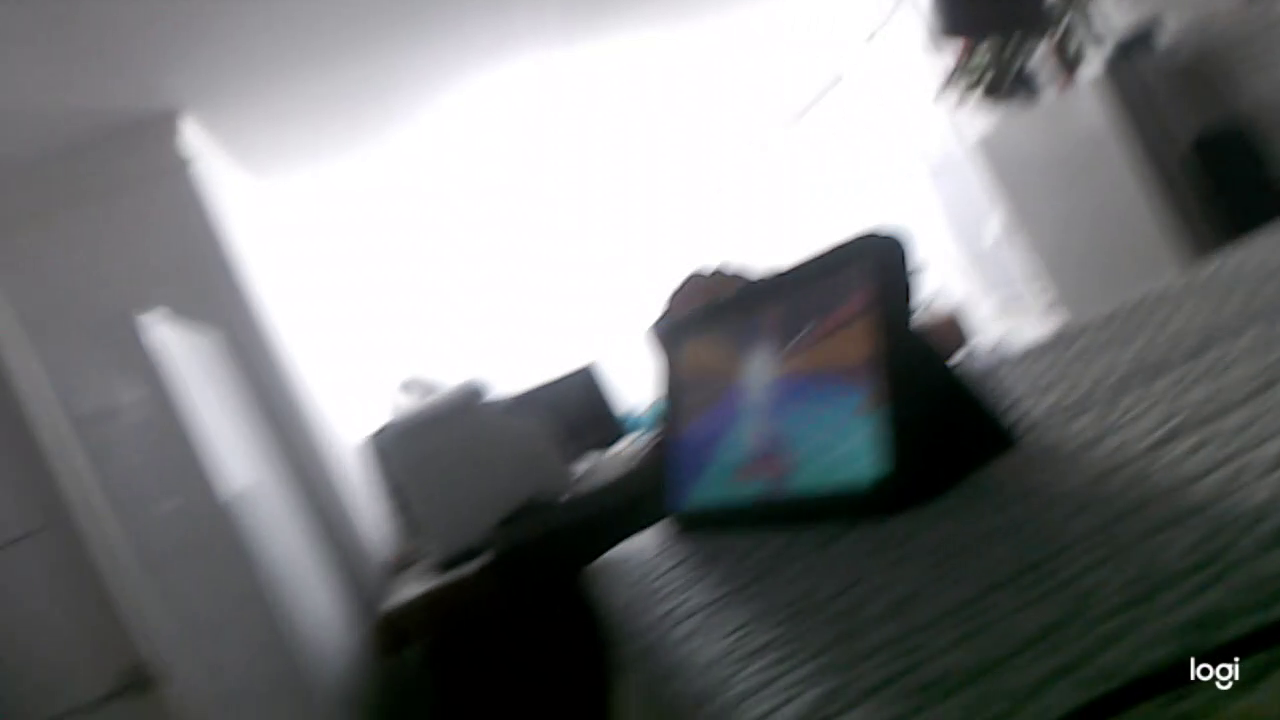
#> input picture frame 36 of testing.mp4, 1280 x 720 px, given in place of angle.mp4, which was not available
$ python play.py
#> lines starting #> are read from the running program, lines starting #| are printed output that depends on the picture; pictures that were not available may be replaced by others from this repository, and a replacement may not be noted
from cv2 import cv2
import numpy as np
vid = cv2.VideoCapture("angle.mp4")

_, prev_frame = vid.read()
#> prev_frame is the input picture: shape (720, 1280, 3); mean B, G, R 124.4, 123.1, 121.3
prev_frame = cv2.cvtColor(prev_frame, cv2.COLOR_BGR2GRAY)
#> prev_frame: shape (720, 1280)


while 1:
    _, frame = vid.read()
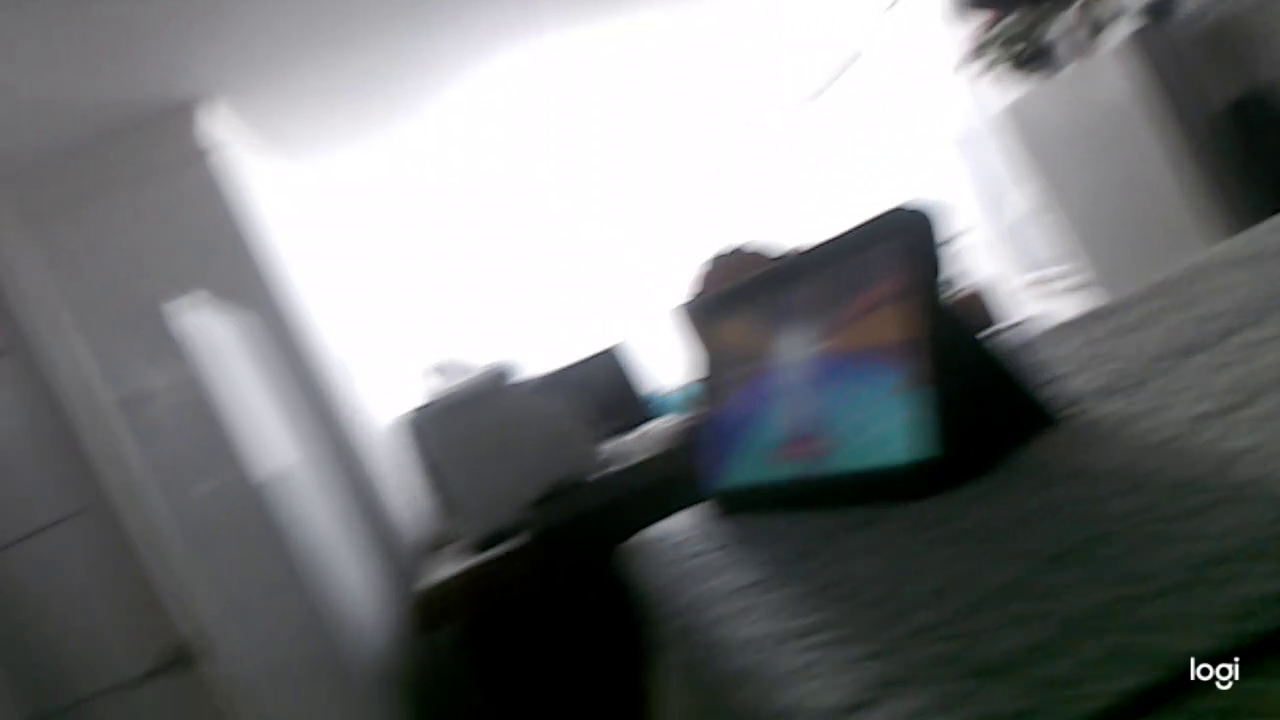
#> input picture frame 37 of testing.mp4, 1280 x 720 px, given in place of angle.mp4, which was not available
#> frame is the input picture: shape (720, 1280, 3); mean B, G, R 121.5, 120.3, 118.4
    frame = cv2.cvtColor(frame, cv2.COLOR_BGR2GRAY)
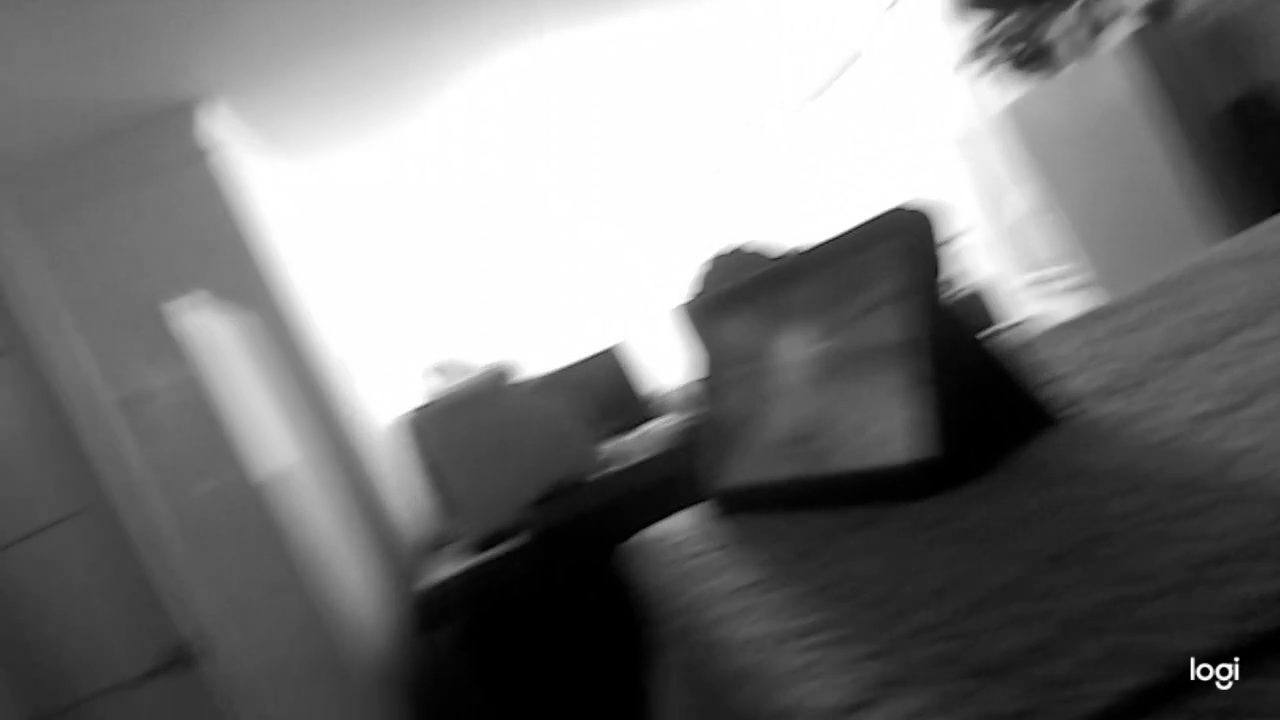
#> frame: shape (720, 1280); min 0, max 255, mean 119.9
    diff = (frame.astype(np.int16) - prev_frame.astype(np.int16))/(1+np.maximum(frame.astype(np.int16), prev_frame.astype(np.int16)))*255
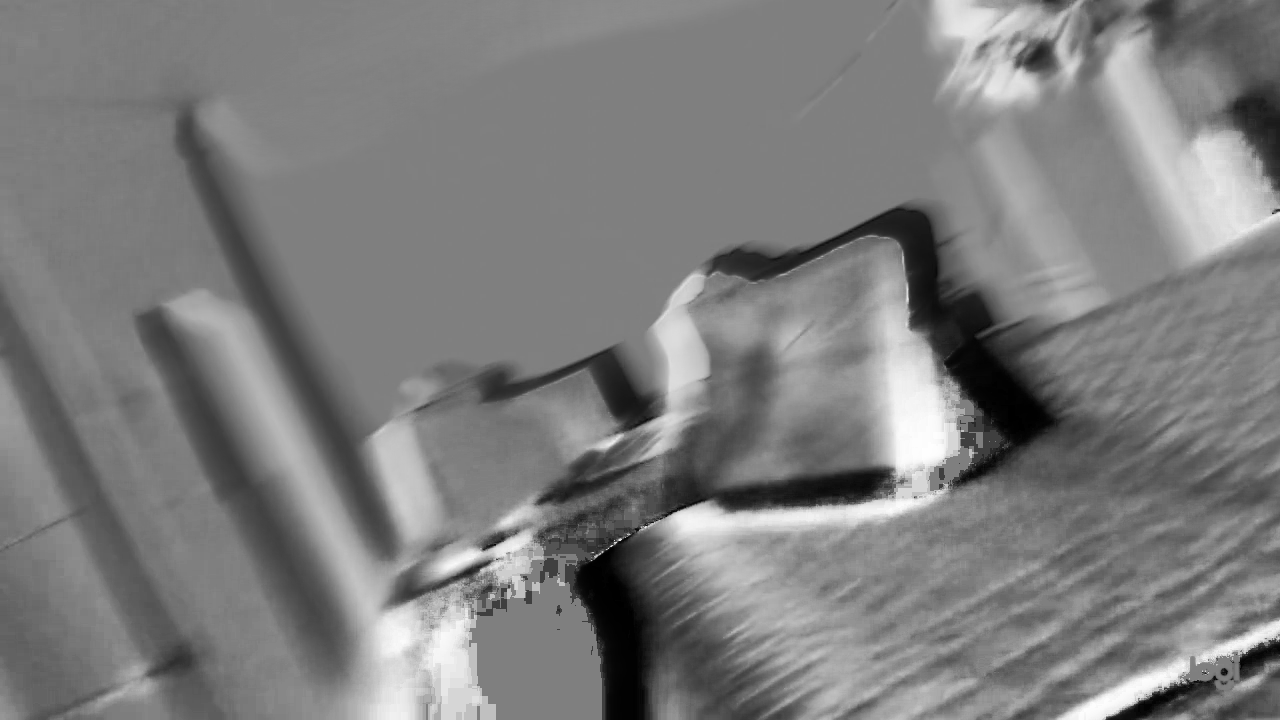
#> diff: shape (720, 1280) float64; min -252.3, max 250.7, mean -4.4; drawn with min black and max white
    cv2.imshow("asdfg", frame)
    cv2.imshow("asdf", np.abs(diff).astype(np.uint8))
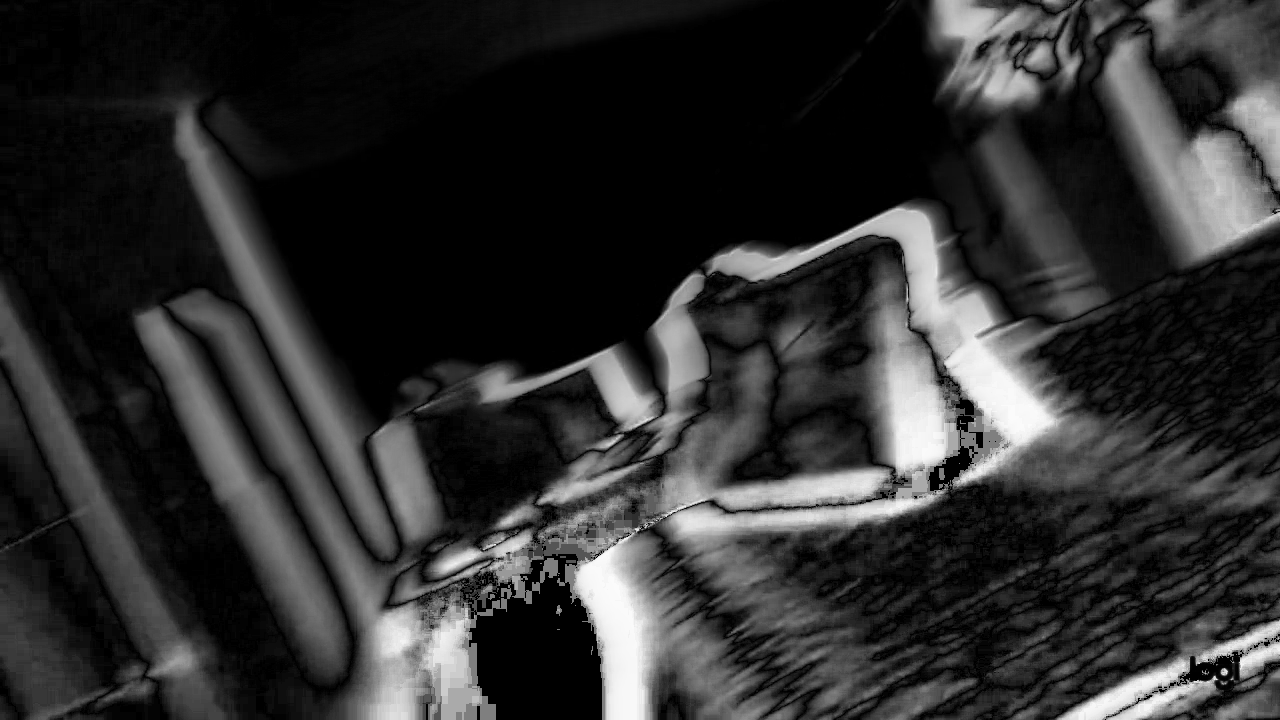
#> window 'asdf': shape (720, 1280); min 0, max 252, mean 46.8

    prev_frame = frame
    key=cv2.waitKey(10000)
#> (key q is pressed here)
    if key == ord("w"):
        continue
    if key == ord("q"):
        break

# 804 156
# 858 156

$ run again, starting later in the video
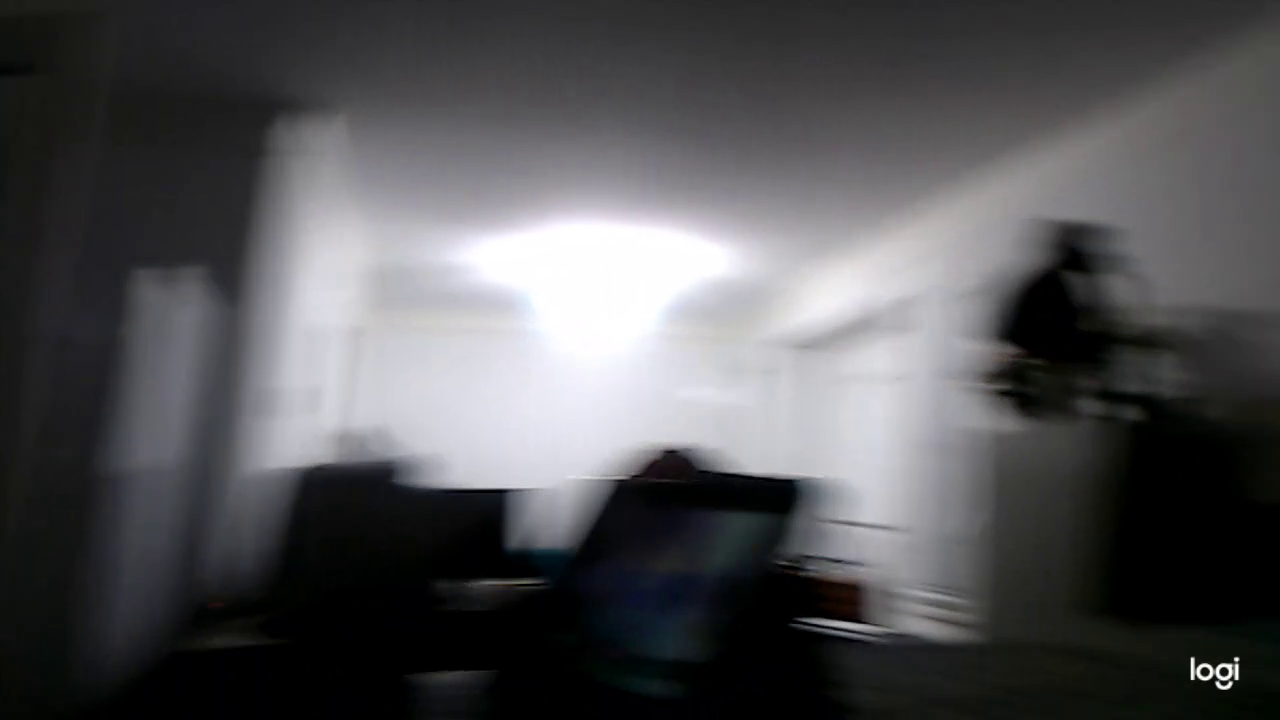
#> input picture frame 162 of testing.mp4, 1280 x 720 px, given in place of angle.mp4, which was not available
#> prev_frame is the input picture: shape (720, 1280, 3); mean B, G, R 84.6, 82.3, 82.6
#> prev_frame: shape (720, 1280)
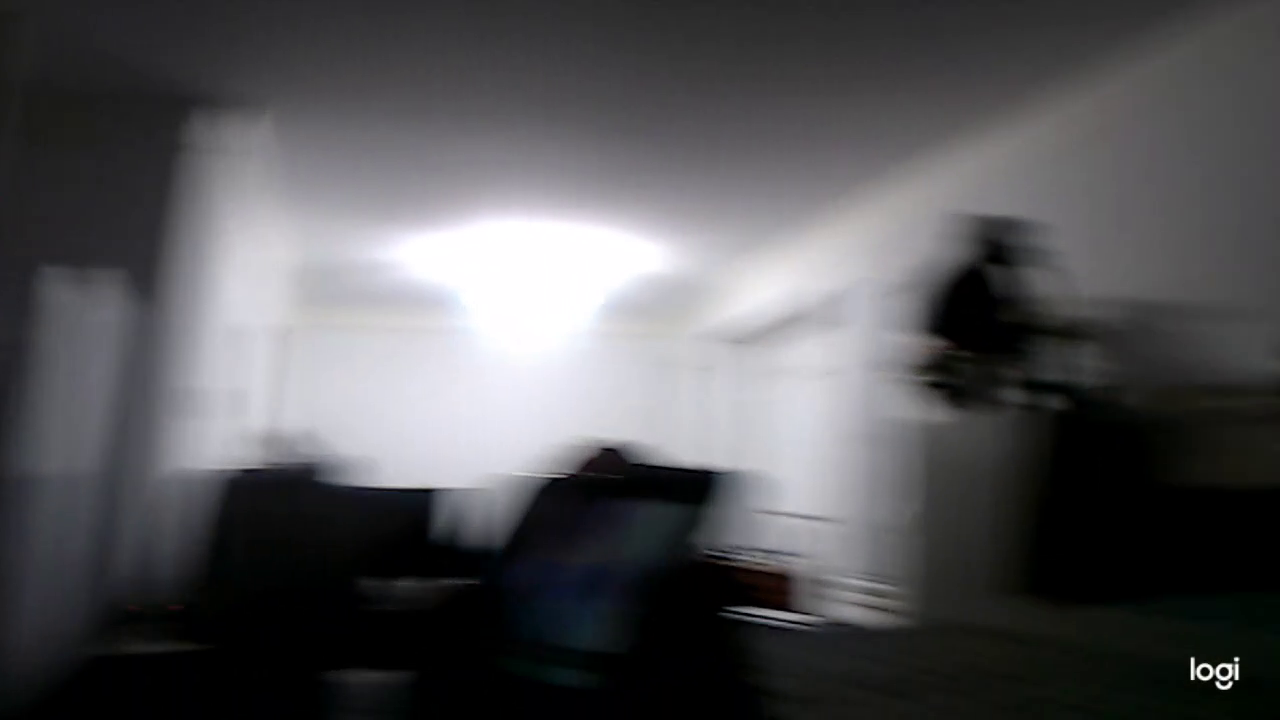
#> input picture frame 163 of testing.mp4, 1280 x 720 px, given in place of angle.mp4, which was not available
#> frame is the input picture: shape (720, 1280, 3); mean B, G, R 86.5, 84, 84.3
#> frame: shape (720, 1280)
#> `cv2.imshow("asdf", np.abs(diff).astype(np.uint8))`:
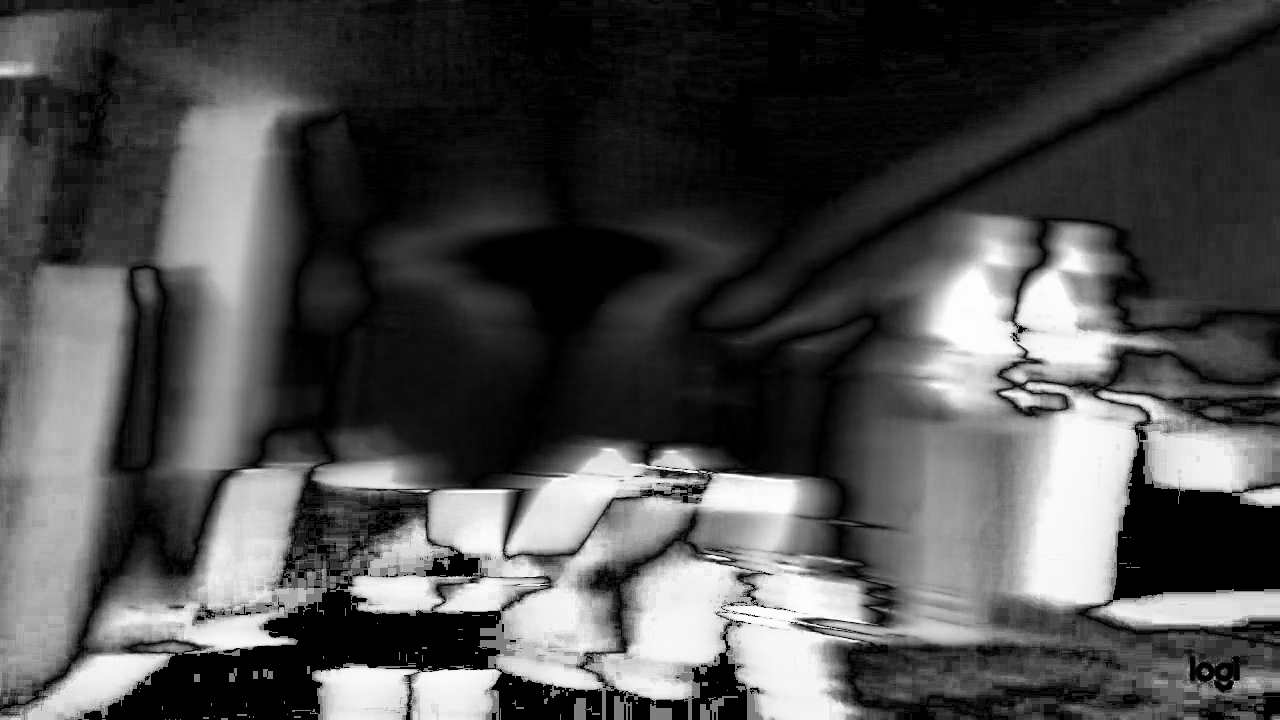
#> window 'asdf': shape (720, 1280); min 0, max 253, mean 77.3

$ run again, starting later in the video
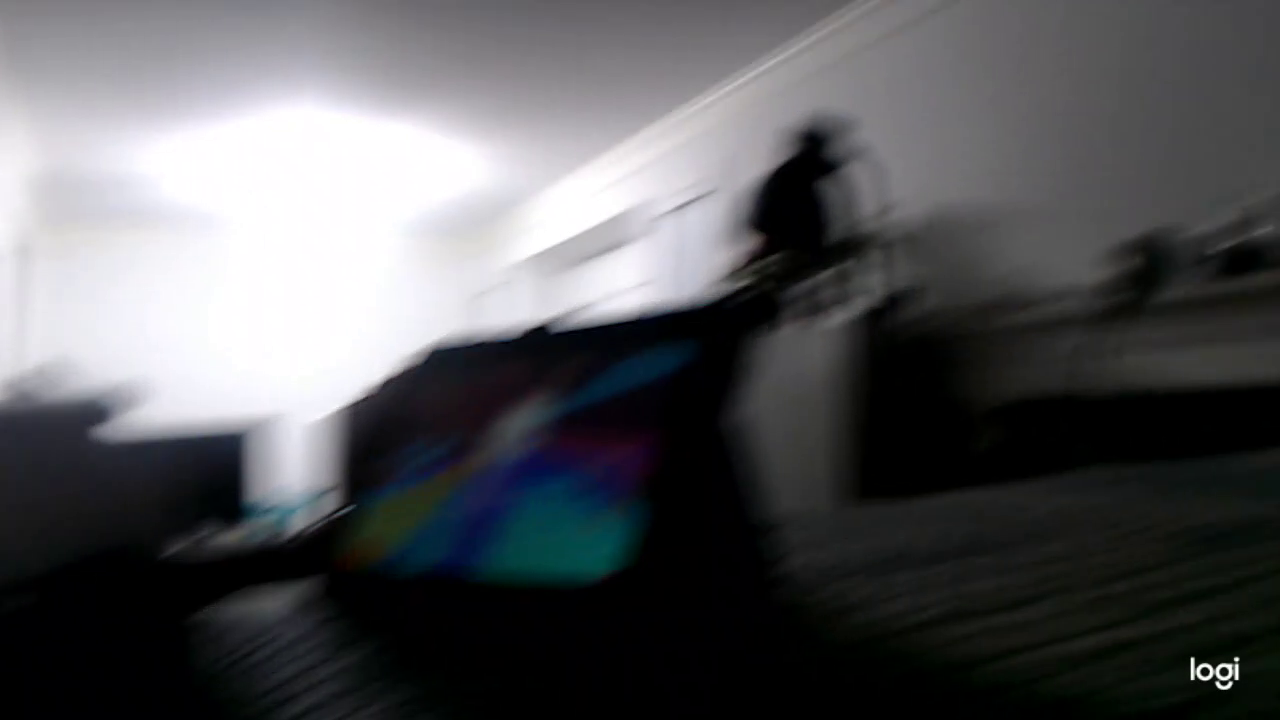
#> input picture frame 289 of testing.mp4, 1280 x 720 px, given in place of angle.mp4, which was not available
#> prev_frame is the input picture: shape (720, 1280, 3); mean B, G, R 89.8, 87.3, 86.5
#> prev_frame: shape (720, 1280)
#> frame: shape (720, 1280)
#> `diff = (frame.astype(np.int16) - prev_frame.astype(np.int16))/(1+np.ma..`:
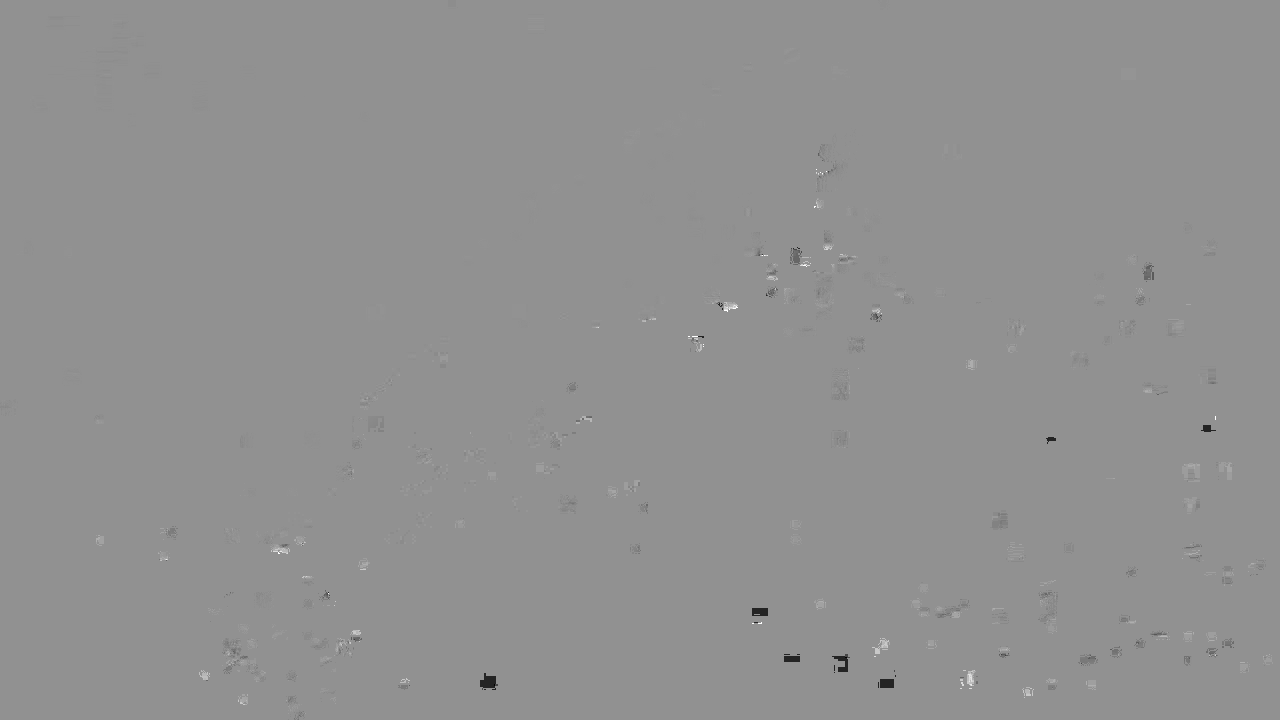
#> diff: shape (720, 1280) float64; min -170, max 127.5, mean -0.1; drawn with min black and max white
#> `cv2.imshow("asdf", np.abs(diff).astype(np.uint8))`:
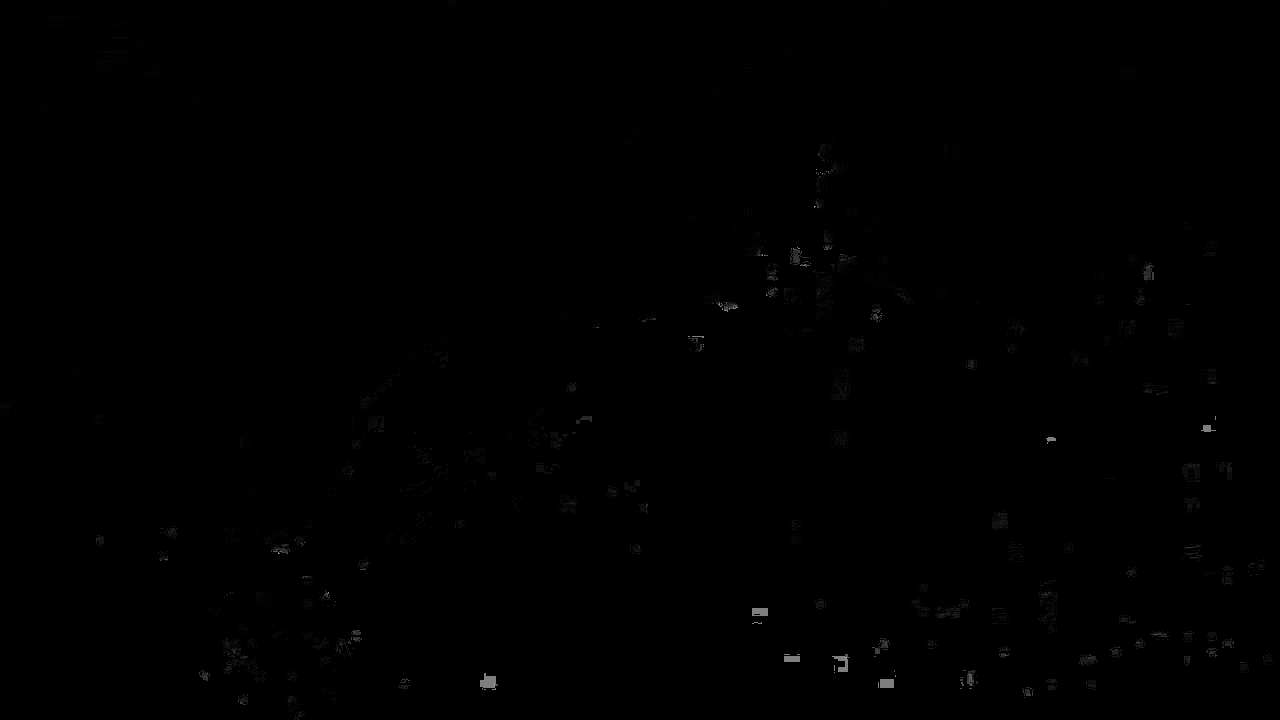
#> window 'asdf': shape (720, 1280); min 0, max 170, mean 0.4
